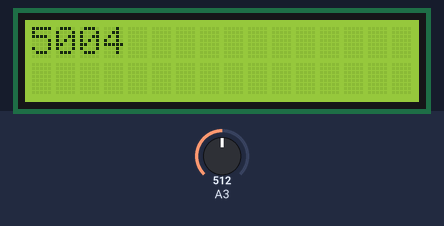
Simulated run of this sketch. Board: Arduino Uno, built with avr-gcc and run on an emulated ATmega328P. On the bench: 16×2 character LCD. The inputs (shaded band) are chosen by the test bench; at power-on: A3 = 512.

Above: at 1.2 s.
1.3 s: A3 set to 716
At 1.57 s:
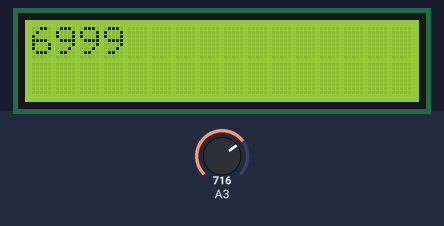
2.8 s: A3 set to 900
At 3.4 s:
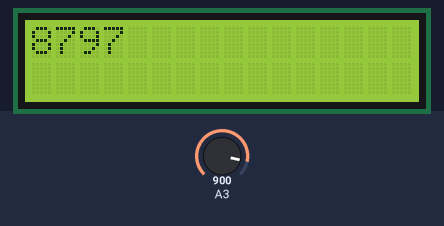
4.3 s: A3 set to 1023
At 4.92 s:
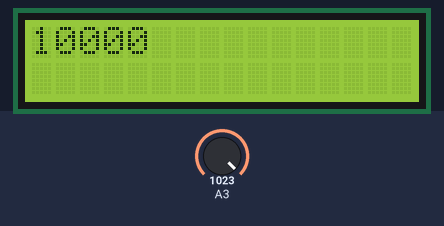
Timing chart, 0 to 7.3 s (numbered marks = the images above; inputs shaded):
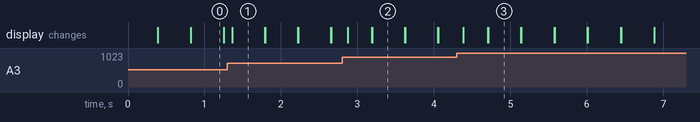

Measured:
- after the input at 1.3 s, the display: changes after 0.06 s (image 1)
- after the input at 2.8 s, the display: changes after 0.07 s (image 2)
- after the input at 4.3 s, the display: changes after 0.08 s (image 3)
- what the display in image 0 shows lasts 0.5 s, from 0.8 s to 1.3 s

The sketch:

chal1.ino
```cpp
#include <LiquidCrystal_I2C.h>
int POT;

LiquidCrystal_I2C lcd(0x27,16,2);
void setup() {
  lcd.begin(16,2);
  Serial.begin(9600);

}

void loop() {
 POT=map(analogRead(A3),0,1023,0,10000);
 lcd.setCursor(0,0);
 // Pot 10k varsayılarak
 lcd.print(POT);
delay(100);
 lcd.clear();
}
```
